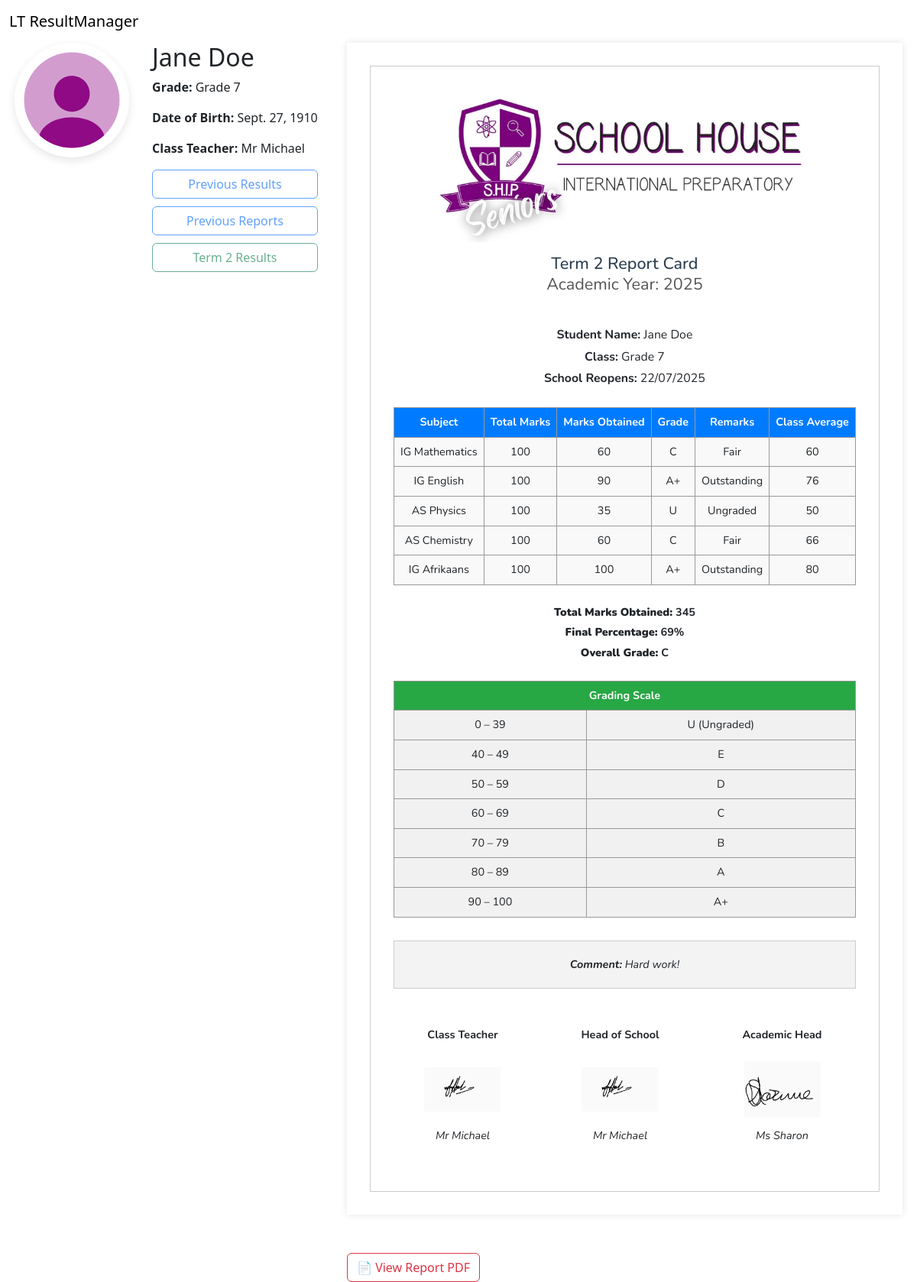
Page /student/12/report/ on the committed database.
### main/models.py (models this page shows, shortened)
class Student(models.Model):
    first_name = models.CharField(max_length=50)
    surname = models.CharField(max_length=50)
    dob = models.DateField(blank=True, null=True)
    grade = models.CharField(max_length=10, choices=GRADE_CHOICES)
    class_teacher = models.ForeignKey(
        "Teacher", on_delete=models.SET_NULL, null=True, related_name='class_students')
    subjects = models.ManyToManyField(
        "Subject", related_name='subject_students', blank=True)
    profile_pic = models.ImageField(
        upload_to='student_pics/', blank=True, null=True)

class Teacher(models.Model):
    user = models.OneToOneField(
        User, on_delete=models.CASCADE, null=True, blank=True)
    name = models.CharField(max_length=50)
    grade = models.CharField(max_length=10, choices=GRADE_CHOICES)
    subjects = models.ManyToManyField(
        "Subject", related_name='subject_teachers', blank=True)
    signature = models.ImageField(
        upload_to='signatures/', blank=True, null=True)

class ReportSubjectGrade(models.Model):
    report = models.ForeignKey(
        'TermReport', on_delete=models.CASCADE, related_name='subject_grades')
    subject = models.ForeignKey(Subject, on_delete=models.CASCADE)
    total_marks = models.PositiveIntegerField(default=100)
    marks_obtained = models.PositiveIntegerField(default=0)
    grade = models.CharField(max_length=2, blank=True)
    remarks = models.CharField(max_length=100, blank=True)
    class_average = models.PositiveIntegerField(blank=True, null=True)

class Subject(models.Model):
    name = models.CharField(max_length=50)
    teacher = models.ForeignKey(
        "Teacher", on_delete=models.SET_NULL, blank=True, null=True, related_name='teacher_subjects')

class TermReport(models.Model):
    student = models.ForeignKey(
        Student, on_delete=models.CASCADE, related_name='term_reports')
    term = models.CharField(max_length=20, default="Term 2")
    days_absent = models.PositiveIntegerField(default=0, blank=True, null=True)
    total_marks_obtained = models.PositiveIntegerField(blank=True, null=True)
    final_percentage = models.DecimalField(
        max_digits=5, decimal_places=2, blank=True, null=True)
    overall_grade = models.CharField(max_length=2, blank=True)
    comment = models.TextField(blank=True)
    created_at = models.DateTimeField(auto_now_add=True)

### main/views.py (the view)
def student_report(request, student_id):
    try:
        student = get_object_or_404(Student, pk=student_id)
        term_report = student.term_reports.order_by('-created_at').first()
        subject_grades = term_report.subject_grades.all() if term_report else []
        context = {
            'student': student,
            'term_report': term_report,
            'subject_grades': subject_grades,
        }
        return render(request, 'main/student_report.html', context)
    except Exception as e:
        logger.exception(
            f"[PROD ERROR] Failed to load report for student ID {student_id}")
        return HttpResponse("Something went wrong. Please contact the admin.", status=500)

### main/templates/main/student_report.html (shortened to what this page needs)
{% extends "main/base.html" %}
{% load static %}
{% block content %}
<div class="student-report-page d-flex flex-wrap flex-md-nowrap justify-content-around ">
    <div class="student-report-profile">
        {% if student.profile_pic %}
        <img src="{{ student.profile_pic.url }}" alt="Profile Picture"
            style="width: 150px; height: 150px; object-fit: cover; border-radius: 10px; ">
        {% else %}
        <img src="{% if student.profile_image %}{{ student.profile_image.url }}{% else %}{% static 'main/images/default_profile_image_2.svg' %}{% endif %}"
            class="student-image" alt="{{ student.first_name }} {{ student.surname }}">
        {% endif %}
        <div class="student-report-information">
            <h2>{{ student.first_name }} {{ student.surname }}</h2>
            <p><strong>Grade:</strong> {{ student.grade }}</p>
            <p><strong>Date of Birth:</strong> {{ student.dob }}</p>
            <p><strong>Class Teacher:</strong> {{ student.class_teacher.name }}</p>
            <div style="display: flex; flex-direction: column; gap: 10px; margin-top: 15px;">
                <button class="btn btn-outline-primary" disabled>Previous Results</button>
                <button class="btn btn-outline-primary" disabled>Previous Reports</button>
                <button class="btn btn-outline-success" disabled>Term 2 Results</button>
            </div>
        </div>
    </div>
    <div class="report-container">
        {% if term_report %}
        <div style="width: 100%;">
            <div class="report-wrapper" style="width: 100%;">
                <div class="report-card">
                    <div class="report-logo mb-3 text-center">
                        <img src="{% static 'main/images/ship_report_header.jpg' %}" alt="School Logo" class="img-fluid"
                            style="max-height: 25vh; object-fit: contain;">
                    </div>
                    <div class="report-title">
                        <h2>Term 2 Report Card</h2>
                        <p class="year">Academic Year: 2025</p>
                    </div>
                    <div class="student-info">
                        <p><strong>Student Name:</strong> {{ student.first_name }} {{ student.surname }}</p>
                        <p><strong>Class:</strong> {{ student.grade }}</p>
                        <p><strong>School Reopens:</strong> 22/07/2025</p>
                    </div>
                    <table class="report-table">
                        <thead>
                            <tr>
                                <th>Subject</th>
                                <th>Total Marks</th>
                                <th>Marks Obtained</th>
                                <th>Grade</th>
                                <th>Remarks</th>
                                <th>Class Average</th>
                            </tr>
                        </thead>
                        <tbody>
                            {% for grade in subject_grades %}
                            <tr>
                                <td>{{ grade.subject.name }}</td>
                                <td>{{ grade.total_marks }}</td>
                                <td>{{ grade.marks_obtained }}</td>
                                <td>{{ grade.grade }}</td>
                                <td>{{ grade.remarks }}</td>
                                <td>{{ grade.class_average }}</td>
                            </tr>
                            {% endfor %}
                        </tbody>
                    </table>
                    <div class="summary">
                        <p><strong>Total Marks Obtained:</strong> {{ term_report.total_marks_obtained }}</p>
                        <p><strong>Final Percentage:</strong> {{ term_report.final_percentage|floatformat:0 }}%</p>
                        <p><strong>Overall Grade:</strong> {{ term_report.overall_grade }}</p>
                    </div>
                    <table class="grading-scale">
                        <thead>
                            <tr>
                                <th colspan="2">Grading Scale</th>
                            </tr>
                        </thead>
                        <tbody>
                            <tr>
                                <td>0 – 39</td>
                                <td>U (Ungraded)</td>
                            </tr>
                            <tr>
                                <td>40 – 49</td>
                                <td>E</td>
                            </tr>
                            <tr>
                                <td>50 – 59</td>
                                <td>D</td>
                            </tr>
                            <tr>
                                <td>60 – 69</td>
                                <td>C</td>
                            </tr>
                            <tr>
                                <td>70 – 79</td>
                                <td>B</td>
                            </tr>
                            <tr>
                                <td>80 – 89</td>
                                <td>A</td>
                            </tr>
                            <tr>
                                <td>90 – 100</td>
                                <td>A+</td>
                            </tr>
                        </tbody>
                    </table>
                    <div class="comment">
                        <p><strong>Comment:</strong> {{ term_report.comment }}</p>
                    </div>
                    <div class="signatures d-flex flex-wrap justify-content-between">
                        <div class="signature-box text-center mb-3 flex-fill">
                            <p class="title">Class Teacher</p>
                            {% if student.class_teacher.user.first_name == "Lefa" %}
                            <img class="class-teacher-sig" src="{% static 'main/images/lefa_sig.jpg' %}"
                                alt="Class Teacher Signature" style="height: 100px;">
                            {% elif student.class_teacher.user.first_name == "Kelli" %}
                            <img class="class-teacher-sig" src="{% static 'main/images/kelli_sig.jpg' %}"
                                alt="Class Teacher Signature" style="height: 100px;">
                            {% elif student.class_teacher.user.first_name == "Prince" %}
                            <img class="class-teacher-sig" src="{% static 'main/images/prince_sig.jpg' %}"
                                alt="Class Teacher Signature" style="height: 100px;">
                            {% elif student.class_teacher.user.first_name == "Sharon" %}
                            <img class="class-teacher-sig sig-rotate-2" src="{% static 'main/images/sharon_sig.jpg' %}"
                                alt="Class Teacher Signature" style="height: 100px;">
                            {% elif student.class_teacher.user.first_name == "Michael" %}
                            <img class="class-teacher-sig sig-rotate-1" src="{% static 'main/images/michael_sig.jpg' %}"
                                alt="Class Teacher Signature" style="height: 100px;">
                            {% else %}
                            <div>No signature</div>
                            {% endif %}
                            <p class="name">{{ student.class_teacher.name }}</p>
                        </div>
                        <div class="signature-box text-center mb-3 flex-fill">
                            <p class="title">Head of School</p>
                            <img class="head-of-school-sig" src="{% static 'main/images/michael_sig.jpg' %}"
                                alt="Head of School Signature" style="height: 100px;">
                            <p class="name">Mr Michael</p>
                        </div>
                        <div class="signature-box text-center mb-3 flex-fill">
                            <p class="title">Academic Head</p>
                            <img class="academic-head-sig" src="{% static 'main/images/sharon_sig.jpg' %}"
                                alt="Academic Head Signature" style="height: 100px;">
                            <p class="name">Ms Sharon</p>
                        </div>
                    </div>
                </div>
            </div>
        </div>
        <a href="{% url 'generate_report_pdf' student.id %}" target="_blank" class=" to-pdf-btn btn btn-outline-danger">
            📄 View Report PDF
        </a>
    </div>
    {% else %}
    <div class="alert alert-warning" role="alert" style="   margin-top: 20px; text-align: center;">
        No Term 2 Report available yet for this student.
    </div>
    {% endif %}
</div>
{% endblock %}

### main/static/main/styles/styles.css (style rules this page uses)
.student-report-profile { display: flex; align-items: flex-start; justify-content: space-between }
.report-container { justify-content: center; }
.report-card { max-width: 100%; margin: 10px 10px; padding: 30px; border: 1px solid #ccc; background: white; text-align: center; font-family: 'Nunito', sans-serif; }
.report-card .report-title { font-size: 1.5rem; color: #2c3e50; line-height: 10px; margin-bottom: 50px; }
.year { color: #555; }
.student-info { font-size: 1.1rem }
.student-info p, .summary p, .comment p { margin: 5px 0; }
.report-table, .grading-scale { width: 100%; border-collapse: collapse; margin: 25px 0; }
.report-table th, .report-table td, .grading-scale th, .grading-scale td { border: 1px solid #999; padding: 8px; font-size: 0.95rem; }
.report-table th { background-color: #007BFF; color: white; }
.report-table td { background-color: #f9f9f9; }
.grading-scale th { background-color: #28A745; color: white; font-size: 1rem; }
.grading-scale td { background-color: #f1f1f1; text-align: center; }
.summary { margin: 20px 0; font-weight: bold; }
.comment { margin-top: 30px; padding: 15px; background-color: #f3f3f3; border: 1px solid #ccc; font-style: italic; max-width: 700px; margin-left: auto; margin-right: auto; word-wrap: break-word; white-space: normal; }
.signatures { display: flex; justify-content: space-around; margin-top: 50px; gap: 20px; text-align: center; }
.signature-box { flex: 1; display: flex; flex-direction: column; align-items: center; }
.signature-box .title { font-weight: bold; margin-bottom: 10px; }
.signature-box .name { font-weight: normal; font-style: italic; }
.head-of-school-sig, .sig-rotate-1 { transform: rotate(90deg); }
.academic-head-sig, .sig-rotate-2 { transform: rotate(270deg); }
.report-wrapper { max-width: 100%; margin-left: auto; margin-right: auto; margin-bottom: 50px; padding: 20px; background-color: white; box-shadow: 0 0 10px rgba(0, 0, 0, 0.1); }
.report-wrapper h1, .report-wrapper h2, .report-wrapper h3 { font-size: 90%; }
.report-wrapper p, .report-wrapper td, .report-wrapper th { font-size: 90%; }
.report-logo { text-align: center; }
.report-title { font-size: 1.8rem; color: #333; margin: 0; }
.to-pdf-btn { text-align: center; }
.student-image { width: 150px; height: 150px; object-fit: cover; border-radius: 50%; display: block; margin: 0 auto; box-shadow: 0 4px 12px rgba(0, 0, 0, 0.1); }
.student-report-profile img { margin-right: 30px; }

### rows in the picture
Student: first_name "Jane", surname "Doe", grade "Grade 7", dob "Sept. 27, 1910", class_teacher.name "Mr Michael"
ReportSubjectGrade: subject.name "IG Mathematics", total_marks "100", marks_obtained "60", grade "C", remarks "Fair", class_average "60"
ReportSubjectGrade: subject.name "IG English", total_marks "100", marks_obtained "90", grade "A+", remarks "Outstanding", class_average "76"
ReportSubjectGrade: subject.name "AS Physics", total_marks "100", marks_obtained "35", grade "U", remarks "Ungraded", class_average "50"
ReportSubjectGrade: subject.name "AS Chemistry", total_marks "100", marks_obtained "60", grade "C", remarks "Fair", class_average "66"
ReportSubjectGrade: subject.name "IG Afrikaans", total_marks "100", marks_obtained "100", grade "A+", remarks "Outstanding", class_average "80"
TermReport: total_marks_obtained "345", final_percentage "69", overall_grade "C", comment "Hard work!"
